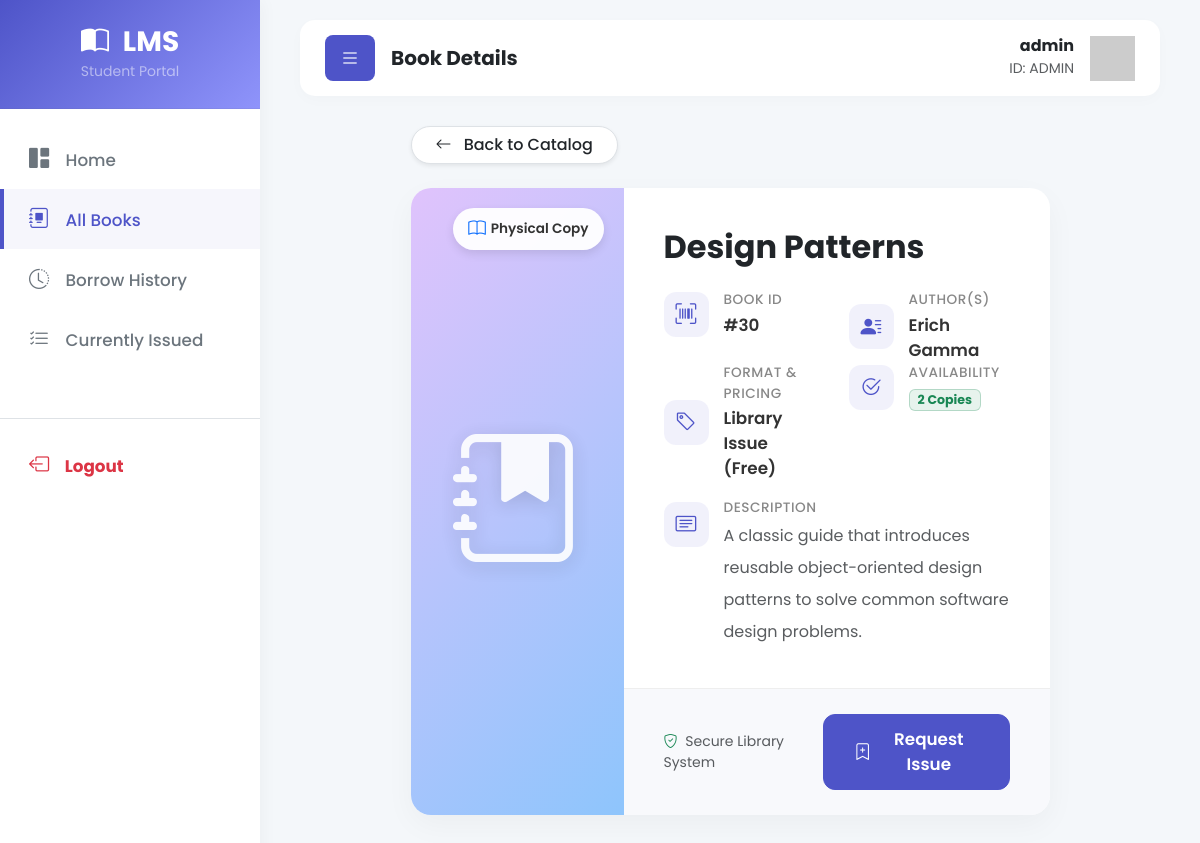
Page /student/bookdetails.php?id=30 (signed in) on the committed database.
### tables this page shows
CREATE TABLE `user` (
  `RollNo` varchar(50) NOT NULL,
  `Name` varchar(50) DEFAULT NULL,
  `Type` varchar(50) DEFAULT NULL,
  `EmailId` varchar(50) DEFAULT NULL,
  `MobNo` bigint(11) DEFAULT NULL,
  `Password` varchar(50) DEFAULT NULL,
  `wallet_balance` decimal(10,2) DEFAULT 0.00
);

CREATE TABLE `book` (
  `BookId` int(10) NOT NULL,
  `Title` varchar(50) DEFAULT NULL,
  `Availability` int(5) DEFAULT NULL,
  `status` varchar(50) NOT NULL,
  `Author` varchar(50) NOT NULL,
  `Year` int(11) DEFAULT NULL,
  `Description` text DEFAULT NULL,
  `is_online` tinyint(1) DEFAULT 0,
  `file_path` varchar(255) DEFAULT NULL,
  `price` decimal(10,2) DEFAULT 0.00
);

### student/bookdetails.php (the view, shortened to what this page needs)
<?php
require('../includes/dbconn.php');
$rollno = $_SESSION['RollNo'];
$sql_user = "SELECT Name FROM LMS.user WHERE RollNo='$rollno'";
$result_user = $conn->query($sql_user);
$user_name = ($result_user && $result_user->num_rows > 0) ? $result_user->fetch_assoc()['Name'] : "Student";
if(isset($_GET['id'])) {
    $bookid = $conn->real_escape_string($_GET['id']);
    $sql_book = "SELECT * FROM LMS.book WHERE BookId='$bookid'";
    try {
        $result_book = $conn->query($sql_book);
        if($result_book && $result_book->num_rows > 0) {
            $row = $result_book->fetch_assoc();
            $title = $row['Title'] ?? $row['title'] ?? 'Unknown Title';
            $author = $row['Author'] ?? 'Unknown Author';
            $avail = $row['Availability'] ?? $row['availability'] ?? 0;
            $description = $row['Description'] ?? 'No description available at the moment. This book is a great addition to your reading list.';
            $is_online = isset($row['is_online']) ? (int)$row['is_online'] : 0;
            $price = isset($row['price']) ? (float)$row['price'] : 0.00;
            $is_purchased = false;
        } else {
            echo "<script>alert('Book Not Found!'); window.location='book.php';</script>";
            exit();
        }
    } catch (Exception $e) {
        echo "<script>alert('Database Error!'); window.location='book.php';</script>";
        exit();
    }
} else {
    header("Location: book.php");
    exit();
}
?>
<!DOCTYPE html>
<html lang="en">
    <head>
        <link href="https://cdn.jsdelivr.net/npm/bootstrap@5.3.0/dist/css/bootstrap.min.css" rel="stylesheet">
        <link rel="stylesheet" href="https://cdn.jsdelivr.net/npm/bootstrap-icons@1.11.1/font/bootstrap-icons.css">
    </head>
    <body>
        <div class="wrapper">
            <nav id="sidebar">
                <div class="sidebar-header">
                    <h3 class="mb-0 fw-bold"><i class="bi bi-book-half me-2"></i> LMS</h3>
                    <small class="text-white-50">Student Portal</small>
                </div>
                <ul class="list-unstyled components">
                    <li><a href="index.php"><i class="bi bi-grid-1x2-fill"></i> Home</a></li>
                    <li class="active"><a href="book.php"><i class="bi bi-journal-album"></i> All Books</a></li>
                    <li><a href="history.php"><i class="bi bi-clock-history"></i> Borrow History</a></li>
                    <li><a href="current.php"><i class="bi bi-list-check"></i> Currently Issued</a></li>
                    <li class="mt-5 border-top pt-3"><a href="logout.php" class="text-danger fw-bold"><i class="bi bi-box-arrow-left text-danger"></i> Logout</a></li>
                </ul>
            </nav>
            <div id="content">
                <nav class="top-navbar d-flex justify-content-between align-items-center">
                    <div class="d-flex align-items-center">
                        <button type="button" id="sidebarCollapse" class="btn me-3">
                            <i class="bi bi-list fs-5"></i>
                        </button>
                        <h5 class="fw-bold mb-0 text-dark">Book Details</h5>
                    </div>
                    <div class="d-flex align-items-center">
                        <div class="me-3 text-end d-none d-md-block">
                            <h6 class="mb-0 fw-bold text-dark"><?php echo htmlspecialchars($user_name); ?></h6>
                            <small class="text-muted">ID: <?php echo htmlspecialchars($rollno); ?></small>
                        </div>
                        <img src="https://ui-avatars.com/api/?name=<?php echo urlencode($user_name); ?>&background=4e54c8&color=fff&rounded=true&bold=true" alt="Profile" width="45">
                    </div>
                </nav>
                <div class="container-fluid px-0 mb-5">
                    <div class="row justify-content-center">
                        <div class="col-xl-9 col-lg-10">
                            <div class="mb-4">
                                <a href="book.php" class="btn btn-white bg-white border shadow-sm rounded-pill px-4 fw-medium text-dark text-decoration-none">
                                    <i class="bi bi-arrow-left me-2"></i> Back to Catalog
                                </a>
                            </div>
                            <div class="book-details-card">
                                <div class="row g-0">
                                    <div class="col-md-5 col-lg-4">
                                        <div class="book-cover-placeholder">
                                            <div class="badge-type">
                                                <?php if($is_online == 1): ?>
                                                    <i class="bi bi-laptop text-warning"></i> Digital Edition
                                                <?php else: ?>
                                                    <i class="bi bi-book text-primary"></i> Physical Copy
                                                <?php endif; ?>
                                            </div>
                                            <i class="main-icon bi <?php echo ($is_online == 1) ? 'bi-file-earmark-pdf-fill' : 'bi-journal-bookmark-fill'; ?>"></i>
                                        </div>
                                    </div>
                                    <div class="col-md-7 col-lg-8 d-flex flex-column">
                                        <div class="book-info-section flex-grow-1">
                                            <h2 class="fw-bold text-dark mb-4"><?php echo htmlspecialchars($title); ?></h2>
                                            <div class="row">
                                                <div class="col-md-6">
                                                    <div class="info-row">
                                                        <div class="info-icon"><i class="bi bi-upc-scan"></i></div>
                                                        <div>
                                                            <p class="info-label">Book ID</p>
                                                            <p class="info-value">#<?php echo htmlspecialchars($bookid); ?></p>
                                                        </div>
                                                    </div>
                                                </div>
                                                <div class="col-md-6">
                                                    <div class="info-row">
                                                        <div class="info-icon"><i class="bi bi-person-lines-fill"></i></div>
                                                        <div>
                                                            <p class="info-label">Author(s)</p>
                                                            <p class="info-value"><?php echo htmlspecialchars($author); ?></p>
                                                        </div>
                                                    </div>
                                                </div>
                                                <div class="col-md-6">
                                                    <div class="info-row">
                                                        <div class="info-icon"><i class="bi bi-tag"></i></div>
                                                        <div>
                                                            <p class="info-label">Format & Pricing</p>
                                                            <p class="info-value">
                                                                <?php if($is_online == 1): ?>
                                                                    <?php echo ($price > 0) ? "<span class='text-warning fw-bold'>$".number_format($price, 2)."</span>" : "<span class='text-success fw-bold'>Free Online</span>"; ?>
                                                                <?php else: ?>
                                                                    Library Issue (Free)
                                                                <?php endif; ?>
                                                            </p>
                                                        </div>
                                                    </div>
                                                </div>
                                                <div class="col-md-6">
                                                    <div class="info-row">
                                                        <div class="info-icon"><i class="bi bi-check2-circle"></i></div>
                                                        <div>
                                                            <p class="info-label">Availability</p>
                                                            <p class="info-value">
                                                                <?php if($is_online == 1): ?>
                                                                    <span class="badge bg-success bg-opacity-10 text-success border border-success border-opacity-25 px-2 py-1">Unlimited Access</span>
                                                                <?php elseif($avail > 0): ?>
                                                                    <span class="badge bg-success bg-opacity-10 text-success border border-success border-opacity-25 px-2 py-1"><?php echo $avail; ?> Copies</span>
                                                                <?php else: ?>
                                                                    <span class="badge bg-danger bg-opacity-10 text-danger border border-danger border-opacity-25 px-2 py-1">Out of Stock</span>
                                                                <?php endif; ?>
                                                            </p>
                                                        </div>
                                                    </div>
                                                </div>
                                            </div>
                                            <div class="info-row mt-3" style="border:none;">
                                                <div class="info-icon align-self-start mt-1"><i class="bi bi-card-text"></i></div>
                                                <div>
                                                    <p class="info-label">Description</p>
                                                    <p class="info-value text-muted fw-normal fs-6 lh-lg"><?php echo htmlspecialchars($description); ?></p>
                                                </div>
                                            </div>
                                        </div>
                                        <div class="action-area">
                                            <div class="text-muted small">
                                                <i class="bi bi-shield-check text-success me-1"></i> Secure Library System
                                            </div>
                                            <div class="d-flex gap-3">
                                                <?php if($is_online == 1): ?>
                                                    <?php if($price == 0 || $is_purchased): ?>
                                                        <a href="viewbook.php?id=<?php echo $bookid; ?>" class="btn btn-success btn-action text-white">
                                                            <i class="bi bi-book-half me-2"></i> Start Reading
                                                        </a>
                                                    <?php else: ?>
                                                        <a href="viewbook.php?id=<?php echo $bookid; ?>" class="btn btn-warning btn-action text-dark">
                                                            <i class="bi bi-cart3 me-2"></i> Buy for $<?php echo number_format($price, 2); ?>
                                                        </a>
                                                    <?php endif; ?>
                                                <?php else: ?>
                                                    <?php if($avail > 0): ?>
                                                        <a href="issue_request.php?id=<?php echo $bookid; ?>" class="btn btn-primary btn-action text-white" style="background-color: #4e54c8; border-color: #4e54c8;">
                                                            <i class="bi bi-bookmark-plus me-2"></i> Request Issue
                                                        </a>
                                                    <?php else: ?>
                                                        <button class="btn btn-secondary btn-action" disabled>
                                                            <i class="bi bi-x-circle me-2"></i> Currently Unavailable
                                                        </button>
                                                    <?php endif; ?>
                                                <?php endif; ?>
                                            </div>
                                        </div>
                                    </div>
                                </div>
                            </div>
                        </div>
                    </div>
                </div>
            </div>
        </div>
    </body>
</html>

### rows in the picture
user: Name "admin"
book: Title "Design Patterns", Author "Erich Gamma", Availability "2", Description "A classic guide that introduces reusable object-oriented design patterns to solve common software design problems."

### other values in the picture
$rollno "ADMIN"
$bookid "30"
